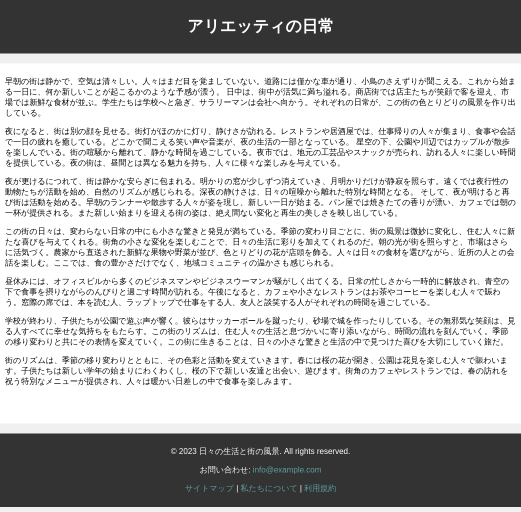
#> input picture python/src/module/img/bf_html2.png, 1042 x 1024 px, found by its file name (shown at 1/2 size)
$ python detect_rec_bf_af_copy.py
#> lines starting #> are read from the running program, lines starting #| are printed output that depends on the picture; after the words box and inside, x2 and y2 are one past the last pixel; in counts of white or black regions, pixels touching at a corner belong together
"""
NOTE 差分領域の検出ができているかを確認するようのプログラム

本プログラムの機能
    2つの入力画像の差分を追加部分と削除部分に分けた画像を出力

入力画像は、以下を想定。
    ・WebアプリやWebページをスクリーンショットした画面画像
    ・背景が白地
    ・画面要素の「追加・削除・移動・変更・拡縮」の基本的な変更のみ
を想定

主な処理は、画像処理により以下を生成
    ・削除された部分が白、その他の部分が黒の画像A
    ・追加された部分が白、その他の部分が黒の画像B
その後、上記の画像の白を囲む矩形領域の座標を取得し、
    ・画像Aに矩形領域を赤枠
    ・画像Bに矩形領域を緑枠
で描画した2つの画像を出力


参考サイト
    https://sosotata.com/spot7differences/

"""
import cv2
import os
import numpy as np
import subprocess
import math

def main():
    # 保存先ディレクトリを作成
    output_dir = os.path.join(os.path.dirname(os.path.abspath(__file__)), "high_png/")
    # フォルダが存在しない場合は作成
    if not os.path.exists(output_dir):
        os.makedirs(output_dir)
    # ファイル名を生成
    output_file_name_A = 'bf_html2.png'
    output_file_name_B = 'af_html2.png'
    # ファイルパスを作成
    output_file_path_A = os.path.join(output_dir, output_file_name_A)
    output_file_path_B = os.path.join(output_dir, output_file_name_B)

    img1 = cv2.imread(output_file_path_A)
#> img1 is the input picture: shape (1024, 1042, 3); mean B, G, R 189.3, 189.3, 189.3
    img2 = cv2.imread(output_file_path_B)
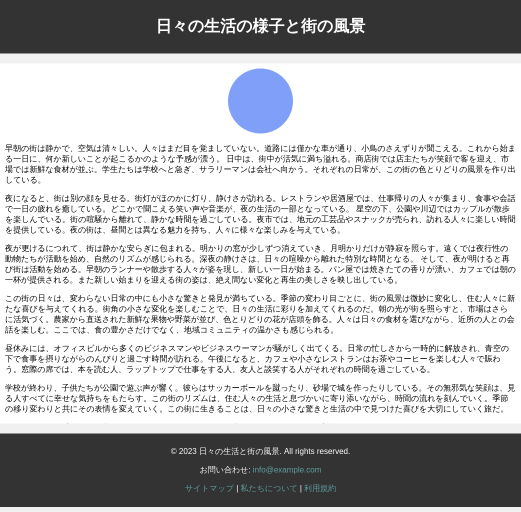
#> input picture python/src/module/img/af_html2.png, 1042 x 1024 px, found by its file name (shown at 1/2 size)
#> img2 is the input picture: shape (1024, 1042, 3); mean B, G, R 191.4, 190.3, 189.9

    # 画像1のサイズを取得
    height1, width1, _ = img1.shape
#> height1 = 1024; width1 = 1042

    # 画像2のサイズを取得
    height2, width2, _ = img2.shape
#> height2 = 1024; width2 = 1042

    # ターゲットのサイズ
    target_width = 2613
    target_height = 2567

    # サイズが異なる場合はリサイズ
    if (width1, height1) != (width2, height2):
        img1 = cv2.resize(img1, (target_width, target_height))
        img2 = cv2.resize(img2, (target_width, target_height))

    # clahe = cv2.createCLAHE(clipLimit=30.0, tileGridSize=(10, 10))
    img1_gray = cv2.cvtColor(img1, cv2.COLOR_BGR2GRAY)
    img2_gray = cv2.cvtColor(img2, cv2.COLOR_BGR2GRAY)
    # [17 lines of commented-out code are left out]

    img1_bin = cv2.adaptiveThreshold(img1_gray, 255, cv2.ADAPTIVE_THRESH_MEAN_C,
                                    cv2.THRESH_BINARY, 11, 2)
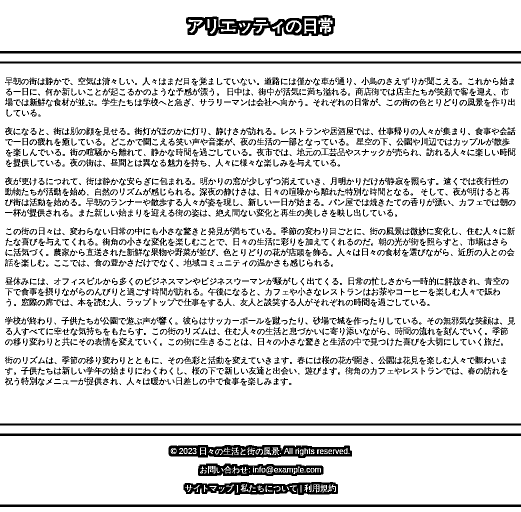
#> img1_bin: shape (1024, 1042) (shown at 1/2 size); 86.7% white; 2192 black regions (620 under 20 px), largest, box (x1, y1, x2, y2) and area: (372, 30, 670, 72) 6353, (337, 890, 704, 916) 6012, (367, 964, 676, 990) 5220
    img2_bin = cv2.adaptiveThreshold(img2_gray, 255, cv2.ADAPTIVE_THRESH_MEAN_C,
                                    cv2.THRESH_BINARY, 11, 2)
#> img2_bin: shape (1024, 1042); 87.2% white; 1984 black regions (573 under 20 px), largest, box (x1, y1, x2, y2) and area: (311, 30, 736, 72) 9620, (337, 890, 704, 916) 6012, (367, 964, 676, 990) 5220

    # 白黒を逆にする
    img1_bin_reverse = cv2.bitwise_not(img1_bin)
    img2_bin_reverse = cv2.bitwise_not(img2_bin)

    # 画像Aから画像Bを引くことで1枚目の画像の差分のみを取得
    diff_before = cv2.subtract(img1_bin_reverse, img2_bin_reverse)
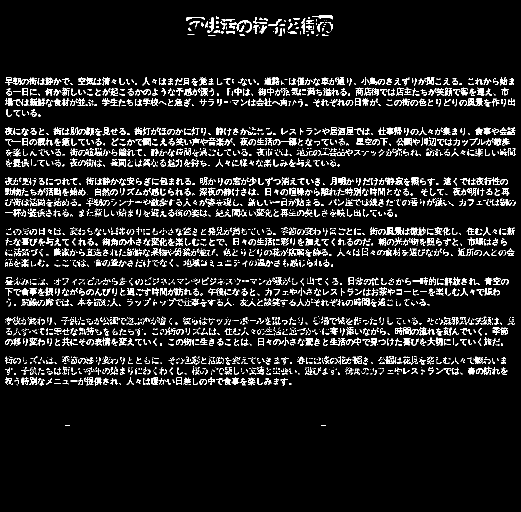
#> diff_before: shape (1024, 1042) (shown at 1/2 size); 8.2% white in thin lines or dots, all inside (x1, y1, x2, y2) = (10, 30, 1031, 851)
    diff_after = cv2.subtract(img2_bin_reverse, img1_bin_reverse)
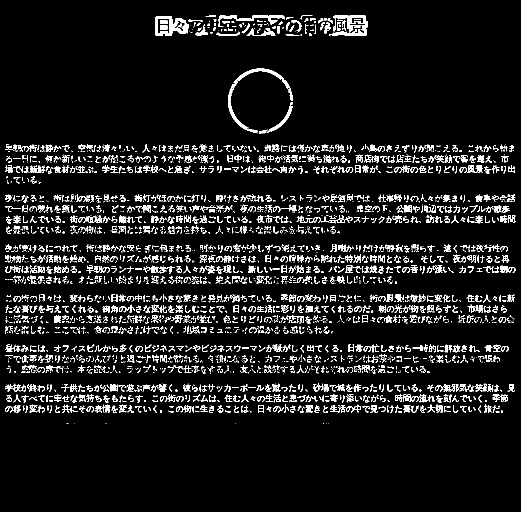
#> diff_after: shape (1024, 1042) (shown at 1/2 size); 7.7% white in thin lines or dots, all inside (x1, y1, x2, y2) = (10, 30, 1031, 847)

    # # 形態学的な操作
    # kernel = np.ones((3,3), np.uint8)
    # diff_before = cv2.morphologyEx(diff_before, cv2.MORPH_OPEN, kernel)
    # diff_after = cv2.morphologyEx(diff_after, cv2.MORPH_OPEN, kernel)

    # 収縮・膨張処理のためのカーネルを定義
    kernel = np.ones((5,5),np.uint8)

    # 差分画像に膨張処理を適用
    diff_expanded_before = cv2.dilate(diff_before, kernel, iterations = 6)
#> diff_expanded_before: shape (1024, 1042); 59.3% white; 34 black regions (21 under 20 px), largest, box (x1, y1, x2, y2) and area: (0, 660, 1042, 1024) 261551, (0, 0, 1042, 247) 149367, (678, 473, 1042, 634) 11629
    diff_expanded_after = cv2.dilate(diff_after, kernel, iterations = 6)
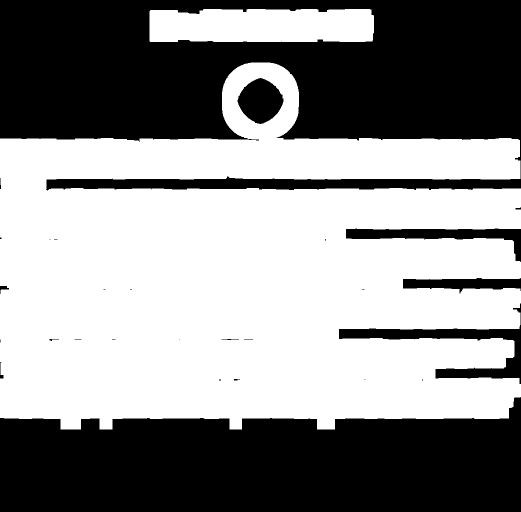
#> diff_expanded_after: shape (1024, 1042) (shown at 1/2 size); 54.9% white; 28 black regions (15 under 20 px)

    # # 修正した差分画像を表示用にカラー変換
    # expanded_before_colored = cv2.cvtColor(diff_expanded_before, cv2.COLOR_GRAY2BGR)
    # expanded_after_colored = cv2.cvtColor(diff_expanded_after, cv2.COLOR_GRAY2BGR)

    """輪郭描画"""
    # 差分画像から輪郭抽出
    contours1, _ = cv2.findContours(diff_expanded_before, cv2.RETR_EXTERNAL, cv2.CHAIN_APPROX_SIMPLE)
#> contours1 = 4 contours; box (x1, y1, x2, y2) and area: (0, 142, 1042, 783) 608253, (360, 18, 678, 84) 18264, (630, 838, 664, 863) 792, (118, 838, 152, 863) 792
    contours2, _ = cv2.findContours(diff_expanded_after, cv2.RETR_EXTERNAL, cv2.CHAIN_APPROX_SIMPLE)
#> contours2 = 2 contours; box (x1, y1, x2, y2) and area: (0, 125, 1042, 859) 558848, (299, 18, 748, 84) 27915

    contours1 = filter_contours_by_area(contours1)
#> the loop in filter_contours_by_area, `for contour in contours:` made 4 passes
#> (contour, area) on passes 1 to 2: ([[630, 838], [630, 862], [663, 862], [663, 838]], 792), ([[118, 838], [118, 862], [151, 862], [151, 838]], 792)
#> area on passes 3 to 4: 608253, 18264.5
#> after the loop in filter_contours_by_area, `for contour in contours:`: filtered_contours = 2 contours; box (x1, y1, x2, y2) and area: (0, 142, 1042, 783) 608253, (360, 18, 678, 84) 18264
#> contours1 has the same summary as filtered_contours in filter_contours_by_area
    contours2 = filter_contours_by_area(contours2)
#> the loop in filter_contours_by_area (call 2), `for contour in contours:` made 2 passes
#> area on passes 1 to 2: 558847.5, 27915
#> after the loop in filter_contours_by_area (call 2), `for contour in contours:`: filtered_contours has the same summary as contours2 in main


    # 元の画像に輪郭を描画する
    for contour in contours1:
        # 輪郭に囲まれた領域のバウンディングボックスを取得
        x, y, w, h = cv2.boundingRect(contour)
        # 元の画像に矩形を描画
        cv2.rectangle(img1, (x, y), (x + w, y + h), (0, 0, 255), 5)
#> this loop made 2 passes
#> (x, y, w, h) on passes 1 to 2: (0, 142, 1042, 641), (360, 18, 318, 66)
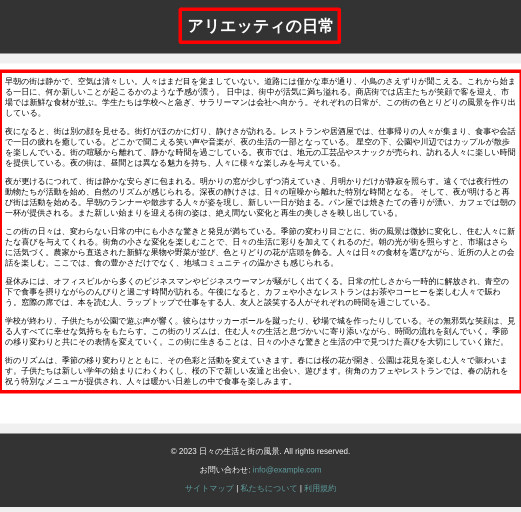
#> img1: shape (1024, 1042, 3) (shown at 1/2 size); mean B, G, R 184.5, 184.5, 190.3

    for contour in contours2:
        x, y, w, h = cv2.boundingRect(contour)
        cv2.rectangle(img2, (x, y), (x + w, y + h), (0, 255, 0), 5)
#> this loop made 2 passes
#> (x, y, w, h) on passes 1 to 2: (0, 125, 1042, 734), (299, 18, 449, 66)
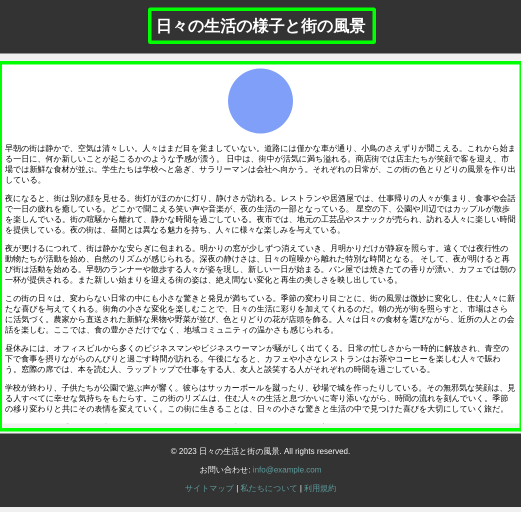
#> img2: shape (1024, 1042, 3) (shown at 1/2 size); mean B, G, R 186.6, 191.9, 185


    # # 二値画像に直接枠を描画
    # for contour in contours1:
    #     x, y, w, h = cv2.boundingRect(contour)
    #     # 枠を白色（255）で描画
    #     cv2.rectangle(diff_expanded_before, (x, y), (x + w, y + h), (255), 2)

    # # 二値画像に直接枠を描画
    # for contour in contours2:
    #     x, y, w, h = cv2.boundingRect(contour)
    #     # 枠を白色（255）で描画
    #     cv2.rectangle(diff_expanded_after, (x, y), (x + w, y + h), (255), 2)


    # 差分画像の保存
    output_file_name1 = "before.png"
    output_file_name2 = "after.png"
    output_dir2 = os.path.join(os.path.dirname(os.path.abspath(__file__)), "test_png")
    # フォルダが存在しない場合は作成
    if not os.path.exists(output_dir2):
        os.makedirs(output_dir2)

    # ファイルパスを作成
    output_file_path = os.path.join(output_dir2, output_file_name1)

    # 画像を保存する
    cv2.imwrite(output_file_path, img1)
    # # 画像を保存する
    # cv2.imwrite(output_file_path, expanded_before_colored)

    # ファイルパスを作成
    output_file_path = os.path.join(output_dir2, output_file_name2)

    # 画像を保存する
    cv2.imwrite(output_file_path, img2)
    # # 画像を保存する
    # cv2.imwrite(output_file_path, expanded_after_colored)

    print(f"2つの画像の差異部分に枠をつけたカラー画像をに保存しました")


def filter_contours_by_area(contours, threshold_area=3000):
    """
    一定の面積以下の輪郭を除外する関数

    Parameters:
    - contours (list): 輪郭情報が格納されたリスト
    - threshold_area (int): 一定の面積の閾値（適宜調整する）

    Returns:
    - filtered_contours (list): 面積が閾値以上の輪郭のみを格納したリスト
    """

    filtered_contours = []

    for contour in contours:
        area = cv2.contourArea(contour)

        if area > threshold_area:
            filtered_contours.append(contour)

    return filtered_contours


# __name__ が "__main__" の場合のみ実行
if __name__ == "__main__":
    main()
